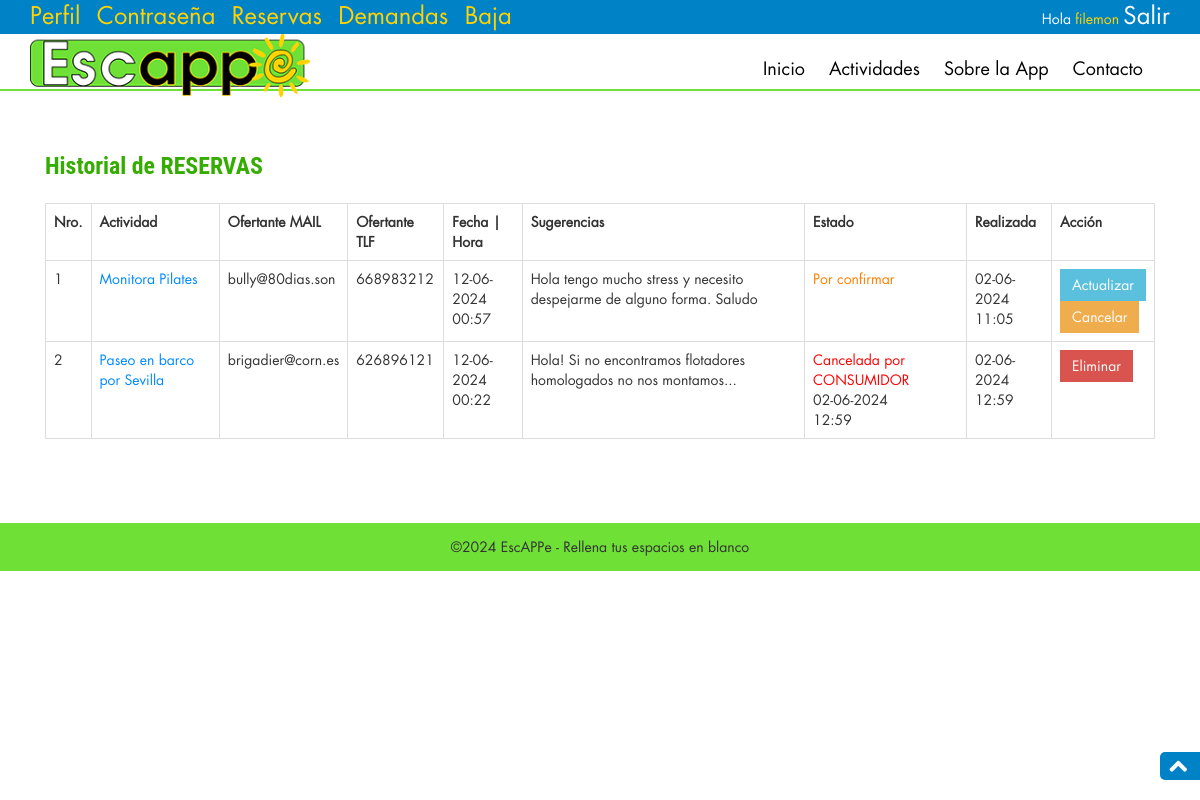
Screenshot of /reserva-history.php (signed in) with the database file from the repository.
### tables this page shows
CREATE TABLE `reserva` (
  `idReserva` int(10) NOT NULL,
  `fechaHora` varchar(100) NOT NULL,
  `nroPlazas` int(15) NOT NULL,
  `comentarios` varchar(255) DEFAULT NULL,
  `fechaRealizada` timestamp NOT NULL DEFAULT current_timestamp(),
  `fechActualizada` timestamp NULL DEFAULT NULL ON UPDATE current_timestamp(),
  `estado` int(10) DEFAULT 0,
  `canceladaPor` varchar(20) NOT NULL,
  `idActividad` int(10) NOT NULL,
  `idOfertante` int(10) DEFAULT NULL,
  `idConsumidor` int(10) DEFAULT NULL
);

CREATE TABLE `actividad` (
  `idActividad` int(10) NOT NULL,
  `nombreActividad` varchar(200) NOT NULL,
  `categoria` varchar(150) NOT NULL,
  `localizacion` varchar(100) DEFAULT NULL,
  `caracteristicas` varchar(255) DEFAULT NULL,
  `detalles` varchar(512) DEFAULT NULL,
  `fechasHora` varchar(200) DEFAULT NULL,
  `plazasOcupadas` varchar(15) DEFAULT NULL,
  `maxPlazas` int(5) DEFAULT NULL,
  `minPlazas` int(5) DEFAULT NULL,
  `duracion` int(11) DEFAULT NULL,
  `tarifa` int(10) DEFAULT NULL,
  `materialNecesario` varchar(150) NOT NULL,
  `materialOfrecido` tinyint(1) DEFAULT NULL,
  `plusMaterial` int(10) DEFAULT NULL,
  `condicionFisica` tinyint(1) DEFAULT NULL,
  `transporte` tinyint(1) DEFAULT NULL,
  `disponible` tinyint(1) DEFAULT 1,
  `imagen` varchar(100) DEFAULT NULL,
  `fechaPublicada` timestamp NOT NULL DEFAULT current_timestamp(),
  `fechActualizada` timestamp NULL DEFAULT NULL ON UPDATE current_timestamp(),
  `idOfertante` int(10) NOT NULL
);

CREATE TABLE `ofertante` (
  `idOfertante` int(10) NOT NULL,
  `nombreUsuario` varchar(50) NOT NULL,
  `perfil` varchar(50) NOT NULL DEFAULT 'admin',
  `nombre` varchar(100) DEFAULT NULL,
  `apellidos` varchar(150) DEFAULT NULL,
  `telefono` varchar(12) DEFAULT NULL,
  `emailOfertante` varchar(200) DEFAULT NULL,
  `password` varchar(20) DEFAULT NULL,
  `enActivo` int(10) NOT NULL DEFAULT 1,
  `foto` varchar(255) NOT NULL DEFAULT 'nobody.jpg',
  `ubicacion` varchar(120) DEFAULT NULL,
  `fechaRegistro` timestamp NULL DEFAULT current_timestamp()
);

### reserva-history.php (the view, shortened to what this page needs)
<?php
include ('includes/dbconnection.php');
if (strlen($_SESSION['entraConsumidor']) == 0) {
    header('location:index.php');
} else {
    ?>
    <!DOCTYPE html>
    <html lang="es">
    <head>
        <link href="css/font-awesome/font-awesome.min.css" rel="stylesheet">
        <link rel="stylesheet" href="css/bootstrap-3.0.0/bootstrap.min.css" />
        <link rel="stylesheet" href="css/styles.css" />
    </head>
    <body>
        <?php include ('includes/header.php'); ?>
        <section id="actividades" class="secPad">
            <div class="container">
                <div class="privacy">
                    <div class="container">
                        <h3 class="wow fadeInDown animated animated" data-wow-delay=".5s"
                            style="visibility: visible; animation-delay: 0.5s; animation-name: fadeInDown;">Historial de
                            RESERVAS
                        </h3>
                        <table class="table align-items-center table-flush table-hover table-bordered" width="100%">
                            <tr>
                                <th>Nro.</th>
                                <th>Actividad</th>
                                <th>Ofertante MAIL</th>
                                <th>Ofertante TLF</th>
                                <th>Fecha | Hora</th>
                                <th>Sugerencias</th>
                                <th>Estado</th>
                                <th>Realizada</th>
                                <th>Acción</th>
                            </tr>
                            <?php
                            $sql = "SELECT idConsumidor FROM consumidor WHERE emailConsumidor =:uemail";
                            $query = $dbh->prepare($sql);
                            $query->bindParam(':uemail', $_SESSION['entraConsumidor'], PDO::PARAM_STR);
                            $query->execute();
                            $results = $query->fetchAll(PDO::FETCH_OBJ);
                            if ($query->rowCount() > 0) {
                                foreach ($results as $result) {
                                    $idConsumer = $result->idConsumidor;
                                }
                            }
                            $sql = "SELECT * FROM reserva WHERE idConsumidor=:idConsumer";
                            $query = $dbh->prepare($sql);
                            $query->bindParam(':idConsumer', $idConsumer, PDO::PARAM_STR);
                            $query->execute();
                            $results = $query->fetchAll(PDO::FETCH_OBJ);
                            $cnt = 1;
                            if ($query->rowCount() > 0) {
                                foreach ($results as $result) {
                                    ?>
                                    <tr>
                                        <td>
                                            <?php echo htmlentities($cnt); ?>
                                        </td>
                                        <td>
                                            <a
                                                href="actividad-detalles.php?actid=<?php echo htmlentities($result->idActividad); ?>">
                                                <?php
                                                $aid = $result->idActividad;
                                                $sql2 = "SELECT * FROM actividad WHERE idActividad=:aid";
                                                $query2 = $dbh->prepare($sql2);
                                                $query2->bindParam(':aid', $aid, PDO::PARAM_STR);
                                                $query2->execute();
                                                $results2 = $query2->fetchAll(PDO::FETCH_OBJ);
                                                if ($query2->rowCount() > 0) {
                                                    foreach ($results2 as $result2) {
                                                        echo htmlentities($result2->nombreActividad);
                                                    }
                                                }
                                                ?>
                                            </a>
                                        </td>
                                        <?php
                                        $idofer = $result->idOfertante;
                                        $sql3 = "SELECT * FROM ofertante WHERE idOfertante=:idofer";
                                        $query3 = $dbh->prepare($sql3);
                                        $query3->bindParam(':idofer', $idofer, PDO::PARAM_STR);
                                        $query3->execute();
                                        $results3 = $query3->fetchAll(PDO::FETCH_OBJ);
                                        if ($query3->rowCount() > 0) {
                                            foreach ($results3 as $result3) {
                                                $emailOfert = $result3->emailOfertante;
                                                $tlfnOfert = $result3->telefono;
                                            }
                                        }
                                        ?>
                                        <td>
                                            <?php echo htmlentities($emailOfert); ?>
                                        </td>
                                        <td>
                                            <?php echo htmlentities($tlfnOfert); ?>
                                        </td>
                                        <td>
                                            <?php echo date("d-m-Y", strtotime($result->fechaHora)) . "<br/>" . date("H:i", strtotime($result->fechaHora)); ?>
                                        </td>
                                        <td>
                                            <?php echo htmlentities($result->comentarios); ?>
                                        </td>
                                        <td>
                                            <?php if ($result->estado == 0) {
                                                echo "<span style='color:#ff8000'>Por confirmar</span>";
                                            }
                                            if ($result->estado == 2 && $result->canceladaPor == 'usuario') {
                                                echo '<span style="color:#ff0000">Cancelada por CONSUMIDOR</span><br>';
                                                echo date("d-m-Y", strtotime($result->fechActualizada)) . "<br/>" . date("H:i", strtotime($result->fechActualizada));
                                            }
                                            ?>
                                        </td>
                                        <td>
                                            <?php echo date("d-m-Y", strtotime($result->fechaRealizada)) . "<br/>" . date("H:i", strtotime($result->fechaRealizada)); ?>
                                        </td>
                                        <?php
                                        if ($result->estado == 2) {
                                            ?>
                                            <td>
                                                <a class="btn btn-danger"
                                                    href="reserva-history.php?deletebkid=<?php echo htmlentities($result->idReserva); ?>"
                                                    role="button"
                                                    onclick="return confirm('Realmente quieres ELIMINAR tu Reserva?')">Eliminar</a>
                                            </td>
                                            <?php
                                        } else {
                                            ?>
                                                <td>
                                                    <a class="btn btn-info"
                                                        href="reserva-history.php?updatebkid=<?php echo htmlentities($result->idReserva); ?>"
                                                        role="button">Actualizar</a>
                                                    <br>
                                                    <a class="btn btn-warning"
                                                        href="reserva-history.php?bkid=<?php echo htmlentities($result->idReserva); ?>"
                                                        role="button"
                                                        onclick="return confirm('Realmente quieres CANCELAR tu Reserva?')">Cancelar</a>
                                                </td>
                                        <?php } ?>
                                    </tr>
                                    <?php $cnt = $cnt + 1;
                                }
                            } ?>
                        </table>
                    </div>
                </div>
            </div>
        </section>
        <a href="#top" class="topHome"><i class="fa fa-chevron-up fa-2x"></i></a>
        <?php include ('includes/footer.php'); ?>
    </body>
    </html>
    <?php
} ?>

### rows the page displays
reserva: idOfertante.emailOfertante "bully@80dias.son", idOfertante.telefono "668983212", fechaHora "12-06-2024", fechaHora "00:57", comentarios "Hola tengo mucho stress y necesito despejarme de alguno forma. Saludo", estado "Por confirmar", fechaRealizada "02-06-2024", fechaRealizada "11:05"
actividad: nombreActividad "Monitora Pilates"
reserva: idOfertante.emailOfertante "brigadier@corn.es", idOfertante.telefono "626896121", fechaHora "12-06-2024", fechaHora "00:22", comentarios "Hola! Si no encontramos flotadores homologados no nos montamos...", fechActualizada "02-06-2024", fechActualizada "12:59", fechaRealizada "02-06-2024", fechaRealizada "12:59"
actividad: nombreActividad "Paseo en barco por Sevilla"

### other values shown
$_SESSION['nombreApellidos'] "filemon"
